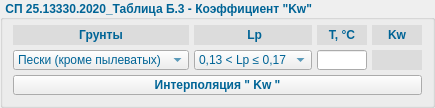
        <widget class="QGroupBox" name="groupBox">
         <property name="font">
          <font>
           <weight>75</weight>
           <bold>true</bold>
          </font>
         </property>
         <property name="autoFillBackground">
          <bool>false</bool>
         </property>
         <property name="styleSheet">
          <string notr="true">color: rgb(0, 100, 150);</string>
         </property>
         <property name="title">
          <string> СП 25.13330.2020_Таблица Б.3 - Коэффициент &quot;Kw&quot;</string>
         </property>
         <property name="flat">
          <bool>false</bool>
         </property>
         <property name="checkable">
          <bool>false</bool>
         </property>
         <layout class="QGridLayout" name="gridLayout_8">
          <property name="leftMargin">
           <number>5</number>
          </property>
          <property name="topMargin">
           <number>0</number>
          </property>
          <property name="rightMargin">
           <number>5</number>
          </property>
          <property name="bottomMargin">
           <number>5</number>
          </property>
          <property name="spacing">
           <number>5</number>
          </property>
          <item row="0" column="0">
           <layout class="QGridLayout" name="gridLayout">
            <property name="leftMargin">
             <number>5</number>
            </property>
            <property name="topMargin">
             <number>5</number>
            </property>
            <property name="rightMargin">
             <number>5</number>
            </property>
            <property name="bottomMargin">
             <number>5</number>
            </property>
            <property name="spacing">
             <number>5</number>
            </property>
            <item row="0" column="1">
             <widget class="QLabel" name="label_3">
              <property name="minimumSize">
               <size>
                <width>0</width>
                <height>20</height>
               </size>
              </property>
              <property name="maximumSize">
               <size>
                <width>16777215</width>
                <height>20</height>
               </size>
              </property>
              <property name="font">
               <font>
                <weight>75</weight>
                <bold>true</bold>
               </font>
              </property>
              <property name="layoutDirection">
               <enum>Qt::LeftToRight</enum>
              </property>
              <property name="styleSheet">
               <string notr="true">background-color: rgb(220, 220, 220);</string>
              </property>
              <property name="frameShape">
               <enum>QFrame::NoFrame</enum>
              </property>
              <property name="frameShadow">
               <enum>QFrame::Sunken</enum>
              </property>
              <property name="text">
               <string> Lp</string>
              </property>
              <property name="alignment">
               <set>Qt::AlignCenter</set>
              </property>
             </widget>
            </item>
            <item row="1" column="1">
             <widget class="QComboBox" name="comboBox_2">
              <property name="minimumSize">
               <size>
                <width>0</width>
                <height>20</height>
               </size>
              </property>
              <property name="maximumSize">
               <size>
                <width>16777215</width>
                <height>20</height>
               </size>
              </property>
              <property name="layoutDirection">
               <enum>Qt::LeftToRight</enum>
              </property>
              <item>
               <property name="text">
                <string>0,13 &lt; Lp ≤ 0,17</string>
               </property>
              </item>
             </widget>
            </item>
            <item row="0" column="0">
             <widget class="QLabel" name="label_2">
              <property name="minimumSize">
               <size>
                <width>0</width>
                <height>20</height>
               </size>
              </property>
              <property name="maximumSize">
               <size>
                <width>16777215</width>
                <height>20</height>
               </size>
              </property>
              <property name="font">
               <font>
                <weight>75</weight>
                <bold>true</bold>
               </font>
              </property>
              <property name="accessibleName">
               <string comment="Align"/>
              </property>
              <property name="styleSheet">
               <string notr="true">background-color: rgb(220, 220, 220);</string>
              </property>
              <property name="frameShape">
               <enum>QFrame::NoFrame</enum>
              </property>
              <property name="frameShadow">
               <enum>QFrame::Sunken</enum>
              </property>
              <property name="text">
               <string>Грунты</string>
              </property>
              <property name="alignment">
               <set>Qt::AlignCenter</set>
              </property>
             </widget>
            </item>
            <item row="0" column="3">
             <widget class="QLabel" name="label_5">
              <property name="minimumSize">
               <size>
                <width>50</width>
                <height>20</height>
               </size>
              </property>
              <property name="maximumSize">
               <size>
                <width>50</width>
                <height>20</height>
               </size>
              </property>
              <property name="font">
               <font>
                <weight>75</weight>
                <bold>true</bold>
               </font>
              </property>
              <property name="layoutDirection">
               <enum>Qt::LeftToRight</enum>
              </property>
              <property name="styleSheet">
               <string notr="true">background-color: rgb(220, 220, 220);</string>
              </property>
              <property name="frameShape">
               <enum>QFrame::NoFrame</enum>
              </property>
              <property name="frameShadow">
               <enum>QFrame::Sunken</enum>
              </property>
              <property name="text">
               <string>Kw</string>
              </property>
              <property name="alignment">
               <set>Qt::AlignCenter</set>
              </property>
             </widget>
            </item>
            <item row="1" column="3">
             <widget class="QLineEdit" name="lineEdit_2">
              <property name="minimumSize">
               <size>
                <width>50</width>
                <height>20</height>
               </size>
              </property>
              <property name="maximumSize">
               <size>
                <width>50</width>
                <height>20</height>
               </size>
              </property>
              <property name="styleSheet">
               <string notr="true">background-color: rgb(220, 220, 220);</string>
              </property>
              <property name="frame">
               <bool>false</bool>
              </property>
              <property name="alignment">
               <set>Qt::AlignCenter</set>
              </property>
             </widget>
            </item>
            <item row="0" column="2">
             <widget class="QLabel" name="label_4">
              <property name="minimumSize">
               <size>
                <width>50</width>
                <height>20</height>
               </size>
              </property>
              <property name="maximumSize">
               <size>
                <width>50</width>
                <height>20</height>
               </size>
              </property>
              <property name="font">
               <font>
                <weight>75</weight>
                <bold>true</bold>
               </font>
              </property>
              <property name="layoutDirection">
               <enum>Qt::LeftToRight</enum>
              </property>
              <property name="styleSheet">
               <string notr="true">background-color: rgb(220, 220, 220);</string>
              </property>
              <property name="frameShape">
               <enum>QFrame::NoFrame</enum>
              </property>
              <property name="frameShadow">
               <enum>QFrame::Sunken</enum>
              </property>
              <property name="text">
               <string>T, °С</string>
              </property>
              <property name="alignment">
               <set>Qt::AlignCenter</set>
              </property>
             </widget>
            </item>
            <item row="2" column="0" colspan="4">
             <widget class="QPushButton" name="pushButton">
              <property name="minimumSize">
               <size>
                <width>0</width>
                <height>20</height>
               </size>
              </property>
              <property name="maximumSize">
               <size>
                <width>16777215</width>
                <height>20</height>
               </size>
              </property>
              <property name="font">
               <font>
                <weight>75</weight>
                <bold>true</bold>
               </font>
              </property>
              <property name="styleSheet">
               <string notr="true"/>
              </property>
              <property name="text">
               <string>Интерполяция &quot; Kw &quot;</string>
              </property>
              <property name="autoDefault">
               <bool>false</bool>
              </property>
              <property name="default">
               <bool>false</bool>
              </property>
              <property name="flat">
               <bool>false</bool>
              </property>
             </widget>
            </item>
            <item row="1" column="0">
             <widget class="QComboBox" name="comboBox_1">
              <property name="minimumSize">
               <size>
                <width>0</width>
                <height>20</height>
               </size>
              </property>
              <property name="maximumSize">
               <size>
                <width>16777215</width>
                <height>20</height>
               </size>
              </property>
              <item>
               <property name="text">
                <string>Пески (кроме пылеватых)</string>
               </property>
              </item>
              <item>
               <property name="text">
                <string>Пески пылеватые</string>
               </property>
              </item>
              <item>
               <property name="text">
                <string>Супеси</string>
               </property>
              </item>
              <item>
               <property name="text">
                <string>Суглинки</string>
               </property>
              </item>
              <item>
               <property name="text">
                <string>Глины</string>
               </property>
              </item>
             </widget>
            </item>
            <item row="1" column="2">
             <widget class="QLineEdit" name="lineEdit">
              <property name="minimumSize">
               <size>
                <width>50</width>
                <height>20</height>
               </size>
              </property>
              <property name="maximumSize">
               <size>
                <width>50</width>
                <height>20</height>
               </size>
              </property>
              <property name="text">
               <string/>
              </property>
              <property name="alignment">
               <set>Qt::AlignCenter</set>
              </property>
             </widget>
            </item>
           </layout>
          </item>
         </layout>
        </widget>
